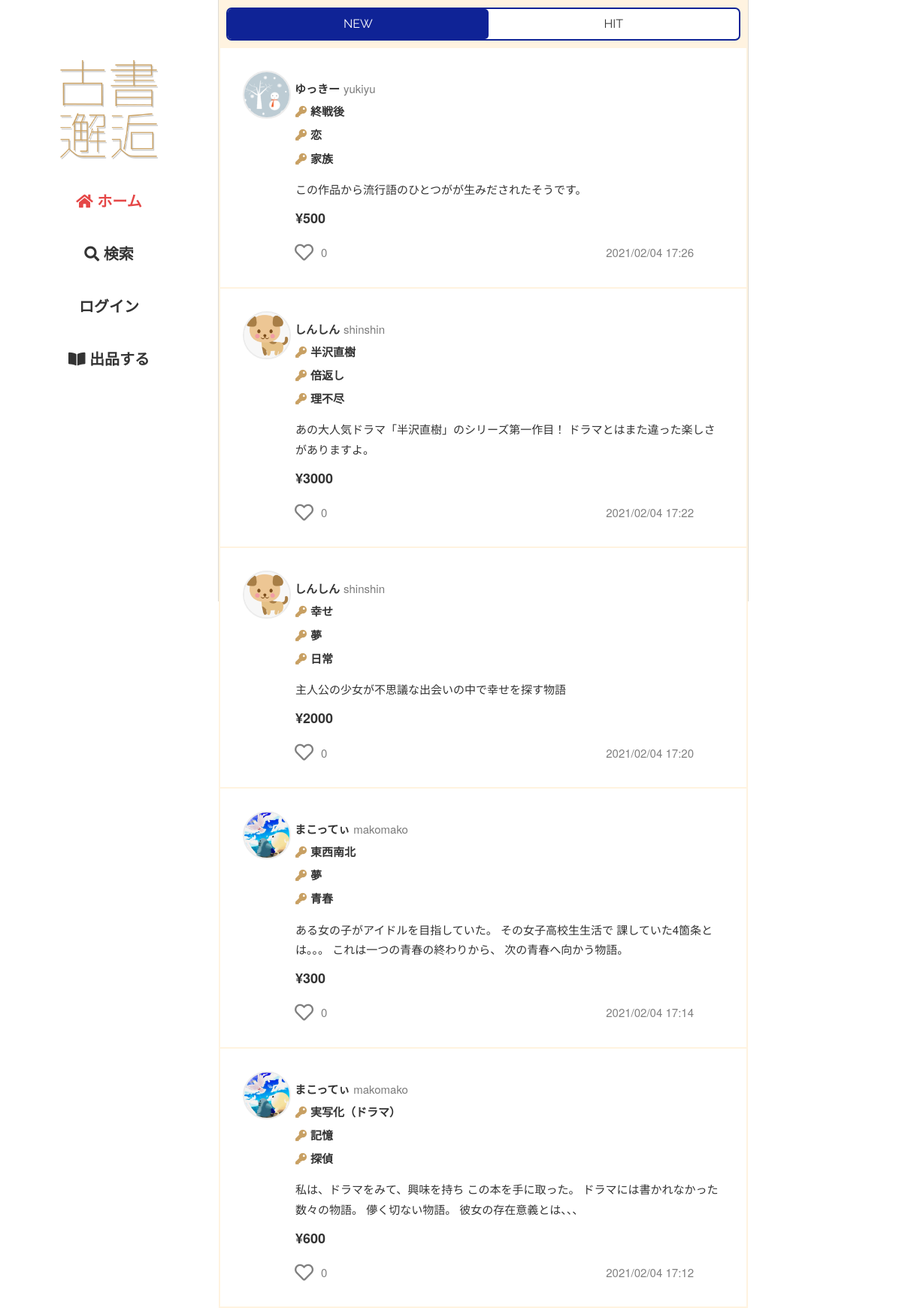
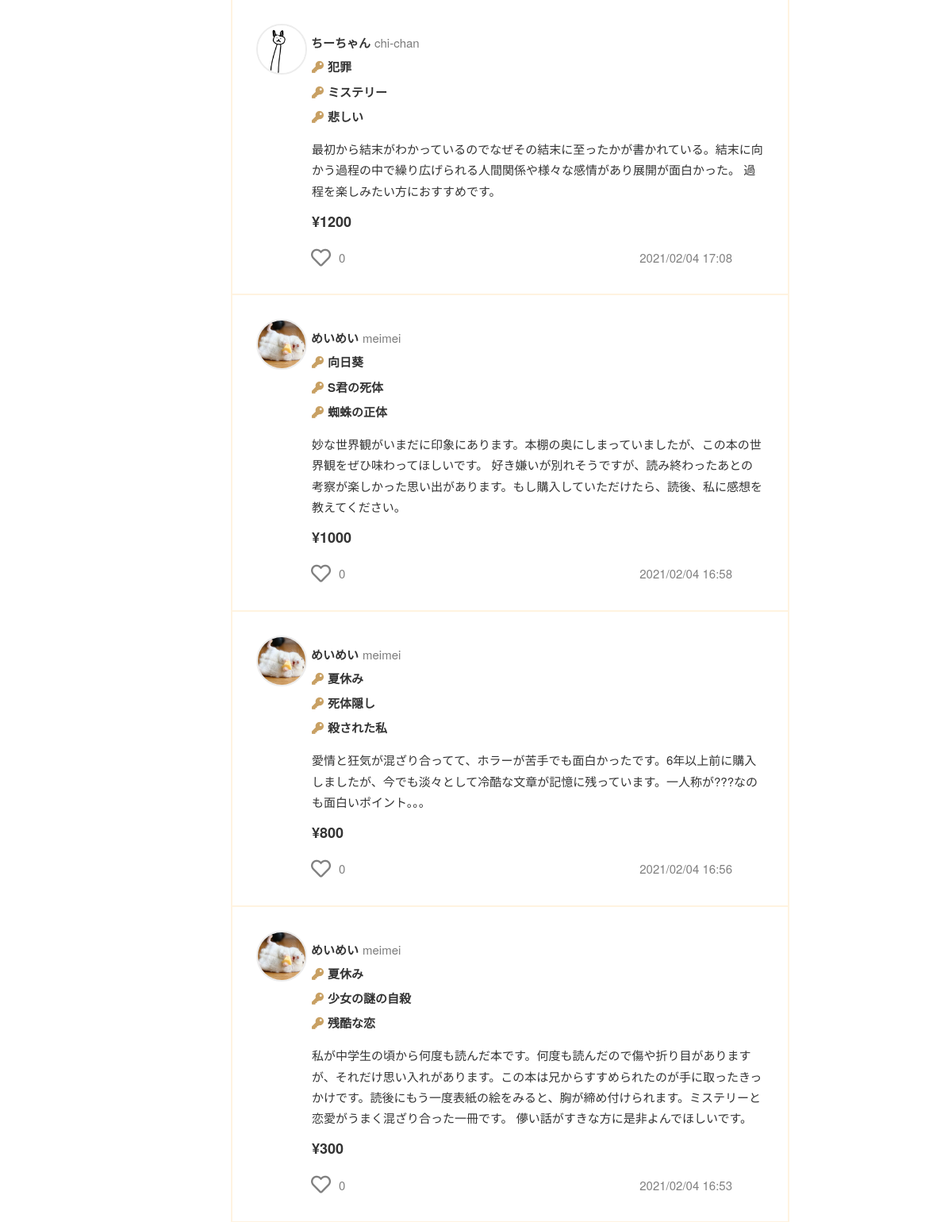
The page / (upper part) on the database its author committed (2 pictures, top to bottom).
### flmapp/models/trade.py (models this page shows, shortened)
class Sell(db.Model):
    __tablename__ = 'Sell'
    __table_args__ = (CheckConstraint('update_at >= create_at'),)
    Sell_id = db.Column(db.Integer, primary_key=True)
    User_id = db.Column(db.Integer, db.ForeignKey('User.User_id'), nullable=False)
    sell_title = db.Column(db.String(255), nullable=False)
    key1 = db.Column(db.String(255), nullable=False)
    key2 = db.Column(db.String(255), nullable=False)
    key3 = db.Column(db.String(255), nullable=False)
    sell_comment = db.Column(db.Text, nullable=False)
    price = db.Column(db.Integer, nullable=False)
    item_picture_path = db.Column(db.Text, default='default.png', nullable=False)
    genre = db.Column(EnumType(enum_class=Genre), nullable=False)
    item_state = db.Column(EnumType(enum_class=Item_state), nullable=False)
    postage = db.Column(EnumType(enum_class=Postage), nullable=False)
    send_way = db.Column(EnumType(enum_class=Send_way), nullable=False)
    consignor = db.Column(db.String(64), nullable=False)
    schedule = db.Column(EnumType(enum_class=Schedule), nullable=False)
    remarks = db.Column(db.Text)
    deal_status = db.Column(EnumType(enum_class=Deal_status),default=Deal_status(1), nullable=False)
    sell_flg = db.Column(db.Boolean,default=True, nullable=False)
    is_active = db.Column(db.Boolean,default=True, nullable=False)
    has_sent = db.Column(db.Boolean,default=False, nullable=False)
    has_got = db.Column(db.Boolean,default=False, nullable=False)
    create_at = db.Column(db.DateTime,default=datetime.now, nullable=False)
    update_at = db.Column(db.DateTime,default=datetime.now, nullable=False)
    user = db.relationship('User', backref='sell', lazy='joined', uselist=False)
    @classmethod
    def select_all_sell_by_deal_status(cls, deal_status):
        return cls.query.filter(cls.deal_status==Deal_status(deal_status)).all()
    @classmethod
    def select_new_sell(cls):
        return cls.query.filter_by(
            sell_flg = True, is_active = True
        ).order_by(desc(cls.create_at)).all()

### flmapp/models/user.py (models this page shows, shortened)
class User(UserMixin, db.Model):
    __tablename__ = 'User'
    __table_args__ = (CheckConstraint('update_at >= create_at'),)
    User_id = db.Column(db.Integer, primary_key=True)
    user_code = db.Column(db.String(64), unique=True, index=True, nullable=False)
    username = db.Column(db.String(64), index=True, nullable=False)
    email = db.Column(db.String(64), unique=True, index=True, nullable=False)
    password_hash = db.Column(db.String(128), nullable=False)
    picture_path = db.Column(db.Text, default='default.jpeg', nullable=False)
    prof_comment = db.Column(db.Text)
    default_ShippingAddress_id = db.Column(db.Integer, db.ForeignKey('ShippingAddress.ShippingAddress_id'))
    default_pay_way = db.Column(db.Integer, default=1, nullable=False)
    default_Credit_id = db.Column(db.Integer, db.ForeignKey('Credit.Credit_id'))
    is_active = db.Column(db.Boolean, default=True, nullable=True)
    create_at = db.Column(db.DateTime, default=datetime.now, nullable=False)
    update_at = db.Column(db.DateTime, default=datetime.now, nullable=False)
    @property
    def password(self):
        raise AttributeError('パスワードは読み取り可能な属性ではありません。')

### flmapp/views/route.py (the view)
@bp.route('/')
def home():
    session.pop('pay_way', None)
    session.pop('Credit_id', None)
    session.pop('ShippingAddress_id', None)
    items = Sell.select_new_sell()
    r_item_list = []
    if current_user.is_authenticated:
        r_item_list = recommend()
    else:
        r_item_list = recommend2()
    liked_list = []
    for item in items:
        liked = Likes.liked_exists(item.Sell_id)
        if liked:
            liked_list.append(item.Sell_id)
    return render_template(
        'home.html',
        items=items,
        liked_list=liked_list,
        r_item_list=r_item_list
    )

### flmapp/models/enum_conf.py (called while the page is built)
    def __repr__(self):
        return self.impl.__repr__()

    def process_bind_param(self, value, dialect):
        if value is not None:
            if not isinstance(value, self.enum_class):
                raise TypeError("Value should %s type" % self.enum_class)
            return value.value

    def process_result_value(self, value, dialect):
        if value is not None:
            if not isinstance(value, int):
                raise TypeError("value should have int type")
            return self.enum_class(value)

### flmapp/models/reaction.py (called while the page is built)
    @classmethod
    def liked_exists(cls, Sell_id):
        record = cls.query.filter(
                    and_(
                        cls.Sell_id == Sell_id,
                        cls.User_id == current_user.get_id()
                    )
                ).first()
        if record:
            return True
        else:
            return False

    @classmethod
    def select_likes_by_sell_id(cls, Sell_id):
        return cls.query.filter_by(Sell_id=Sell_id).all()

### flmapp/views/route.py (called while the page is built)
@bp.context_processor
def likes_count_processor():
    def likes_count(sell_id):
        all_likes = Likes.select_likes_by_sell_id(sell_id)
        return len(all_likes)
    return dict(likes_count=likes_count)

def recommend2():
    prefs={}
    if current_user.is_authenticated:
        items = Sell.select_not_user_sell_by_deal_status(current_user.User_id,1)
    else:
        items = Sell.select_all_sell_by_deal_status(1)
    r_item_list = []
    r_item_list = random.sample(items, 0)
    return r_item_list

### flmapp/templates/home.html (shortened to what this page needs)
{% extends "base02.html" %}
{%block head %}
<link rel="stylesheet" href="{{ url_for('static', filename='css/home.css')}}">
{% endblock%}
{% block content %}
<div class="home-tab">
    <a href="{{url_for('route.home')}}">NEW</a>
    <a href="{{url_for('route.hit')}}">HIT</a>
</div>
{% for item in items %}
    <article class="item-wrap">
        <a href="{{url_for('item.itemdata', item_id=item.Sell_id)}}">
            <object><a class="u-box" href="{{url_for('user.userdata', user_code=item.user.user_code)}}">
                <img class="u-icon" src="{{url_for('static', filename='user_image/' + item.user.picture_path)}}">
                <p class="u-name">{{ item.user.username }}</p>
                <p class="u-code">{{ item.user.user_code }}</p>
            </a></object>
            <div class="i-content-area">
                <div class="k-s-box">
                    <div class="i-key">
                        <p><i class="fas fa-key"></i>{{ item.key1 }}</p>
                        <p><i class="fas fa-key"></i>{{ item.key2 }}</p>
                        <p><i class="fas fa-key"></i>{{ item.key3 }}</p>
                    </div>
                </div>
                <div class="i-comm"><p>{{ item.sell_comment }}</p></div>
            </div>
            <p><span class="i-price">¥{{ item.price }}</span></p>
            <div class="i-fotter">
                {% include "like.html" %}
                <p>{{ item.create_at.strftime('%Y/%m/%d %H:%M') }}</p>
            </div>
        </a>
    </article>
{% endfor %}
{% endblock %}

### flmapp/templates/like.html (shortened to what this page needs)
<div class="like-wrap">
    <form method="POST" action="{{url_for('ajax.like_ajax')}}">
        {% if item.Sell_id in liked_list %}
            <button id="like" name="{{ item.Sell_id }}"><i class="fas fa-lg fa-heart like-btn"></i></button>
        {% else %}
            <button id="like" name="{{ item.Sell_id }}"><i class="far fa-lg fa-heart unlike-btn"></i></button>
        {% endif %}
    </form>
    <p name="{{ item.Sell_id }}-count" class="count">{{ likes_count(item.Sell_id) }}</p>
</div>

### flmapp/static/css/sanitize.css (style rules this page uses)
article, aside, details, figcaption, figure, footer, header, main, menu, nav, section, summary { display: block; }
html { box-sizing: border-box; cursor: default; font-family: sans-serif; line-height: 1.5; -ms-text-size-adjust: 100%; -webkit-text-size-adjust: 100%; }
body { margin: 0; }
audio, canvas, iframe, img, svg, video { vertical-align: middle; }
img { border-style: none; }
a { background-color: transparent; -webkit-text-decoration-skip: objects; }
button, input { overflow: visible; }
button, select { text-transform: none; }
button, html [type="button"], [type="reset"], [type="submit"] { -webkit-appearance: button; }
a, area, button, input, label, select, textarea, [tabindex] { -ms-touch-action: manipulation; touch-action: manipulation; }

### flmapp/static/css/global.css (style rules this page uses)
* { margin: 0; padding: 0; outline: none; }
html { font-size: 62.5%; }
body { background-color: #FFF; color : #333333; font-family: "Helvetica Neue", Arial, "Hiragino Kaku Gothic ProN", "Hiragino Sans", Meiryo, sans-serif; }
p { margin: 0; font-size: 1.5rem; line-height: 1.75; }
a { color: #333333; text-decoration: none; display: inline-block; transition: color 0.5s; }

### flmapp/static/css/kosho-flame.css (style rules this page uses)
button { margin: 0 20px; border: none; }

### flmapp/static/css/common2.css (style rules this page uses)
.u-icon { width: 85px; border-radius: 50%; border: 2px solid #ececec; }

### flmapp/static/css/like.css (style rules this page uses)
.like-wrap { display: flex; align-items: center; }
.like-wrap button { background-color: transparent; border: none; cursor: pointer; outline: none; padding: 0; appearance: none; }
.like-wrap button i { display: flex; justify-content: center; align-items: center; }
.like-wrap p { color: #808080; margin-left: -10px; }
.unlike-btn { width: 25px; height: 30px; font-size: 25px; color: #808080; margin-left: 20px; }

### flmapp/static/css/item.css (style rules this page uses)
.item-wrap { width: 700px; background-color: #ffffff; margin: 2px; padding: 30px; }
.item-wrap p { font-size: 1.5rem; }
.u-box { display: flex; align-items: flex-start; }
.u-box p { margin-top: 11px; margin-left: 5px; }
.u-name { font-weight: bold; }
.u-code { color: #7b7b7b; }
.u-box .u-icon { width: 60px; }
.i-content-area { margin-top: -23px; margin-left: 70px; }
.i-key { font-size: 1.5rem; font-weight: bold; }
.i-key p { margin-bottom: 5px; }
.i-key i { margin-right: 5px; }
.i-key .fa-key { color: #C8A063; }
.i-comm { margin: 10px 0px; }
.i-price { margin-left: 70px; font-size: 1.8rem; font-weight: bold; }
.i-fotter { width: 600px; display: flex; align-items: center; justify-content: space-between; margin-top: 15px; }
.like-wrap button i { margin-left: 49px;; }
.i-fotter p { color: #808080; }
.k-s-box { display: flex; justify-content: space-between; }

### flmapp/static/css/home.css (style rules this page uses)
.home-tab { text-align: center; margin: 10px; border-radius: 7px; border: solid 2px #0f2396; background-color: #ffffff; display: flex; justify-content: space-around; }
.home-tab a { font-family: 'Raleway', sans-serif; font-size: 1.6rem; flex-grow: 1; padding: 8px; }
.home-tab a { transition: 0.5s; }
.current { color: #ffffff; background-color: #0f2396; border-radius: 5px; }

### rows shown on the page
Sell: picture_path (picture), user.username "ゆっきー", user.user_code "yukiyu", key1 "終戦後", key2 "恋", key3 "家族", sell_comment "この作品から流行語のひとつがが生みだされたそうです。", price "500", likes_count "0", create_at "2021/02/04 17:26"
Sell: picture_path (picture), user.username "しんしん", user.user_code "shinshin", key1 "半沢直樹", key2 "倍返し", key3 "理不尽", sell_comment "あの大人気ドラマ「半沢直樹」のシリーズ第一作目！ ドラマとはまた違った楽しさがありますよ。", price "3000", likes_count "0", create_at "2021/02/04 17:22"
Sell: picture_path (picture), user.username "しんしん", user.user_code "shinshin", key1 "幸せ", key2 "夢", key3 "日常", sell_comment "主人公の少女が不思議な出会いの中で幸せを探す物語", price "2000", likes_count "0", create_at "2021/02/04 17:20"
Sell: picture_path (picture), user.username "まこってぃ", user.user_code "makomako", key1 "東西南北", key2 "夢", key3 "青春", sell_comment "ある女の子がアイドルを目指していた。 その女子高校生生活で 課していた4箇条とは。。。 これは一つの青春の終わりから、 次の青春へ向かう物語。", price "300", likes_count "0", create_at "2021/02/04 17:14"
Sell: picture_path (picture), user.username "まこってぃ", user.user_code "makomako", key1 "実写化（ドラマ）", key2 "記憶", key3 "探偵", sell_comment "私は、ドラマをみて、興味を持ち この本を手に取った。 ドラマには書かれなかった数々の物語。 儚く切ない物語。 彼女の存在意義とは、、、", price "600", likes_count "0", create_at "2021/02/04 17:12"
Sell: picture_path (picture), user.username "ちーちゃん", user.user_code "chi-chan", key1 "犯罪", key2 "ミステリー", key3 "悲しい", sell_comment "最初から結末がわかっているのでなぜその結末に至ったかが書かれている。結末に向かう過程の中で繰り広げられる人間関係や様々な感情があり展開が面白かった。 過程を楽しみたい方におすすめです。", price "1200", likes_count "0", create_at "2021/02/04 17:08"
Sell: picture_path (picture), user.username "めいめい", user.user_code "meimei", key1 "向日葵", key2 "S君の死体", key3 "蜘蛛の正体", sell_comment "妙な世界観がいまだに印象にあります。本棚の奥にしまっていましたが、この本の世界観をぜひ味わってほしいです。 好き嫌いが別れそうですが、読み終わったあとの考察が楽しかった思い出があります。もし購入していただけたら、読後、私に感想を教えてください。", price "1000", likes_count "0", create_at "2021/02/04 16:58"
Sell: picture_path (picture), user.username "めいめい", user.user_code "meimei", key1 "夏休み", key2 "死体隠し", key3 "殺された私", sell_comment "愛情と狂気が混ざり合ってて、ホラーが苦手でも面白かったです。6年以上前に購入しましたが、今でも淡々として冷酷な文章が記憶に残っています。一人称が???なのも面白いポイント。。。", price "800", likes_count "0", create_at "2021/02/04 16:56"
Sell: picture_path (picture), user.username "めいめい", user.user_code "meimei", key1 "夏休み", key2 "少女の謎の自殺", key3 "残酷な恋", sell_comment "私が中学生の頃から何度も読んだ本です。何度も読んだので傷や折り目がありますが、それだけ思い入れがあります。この本は兄からすすめられたのが手に取ったきっかけです。読後にもう一度表紙の絵をみると、胸が締め付けられます。ミステリーと恋愛がうまく混ざり合った一冊です。 儚い話がすきな方に是非よんでほしいです。", price "300", likes_count "0", create_at "2021/02/04 16:53"
